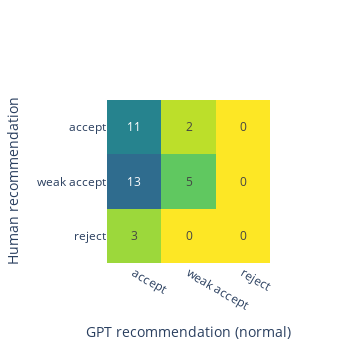
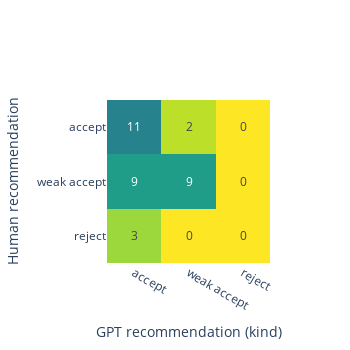
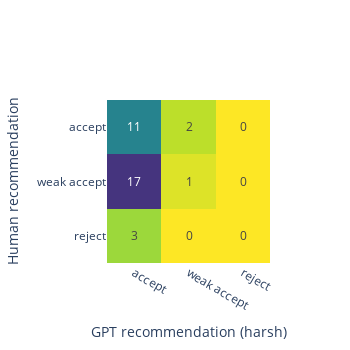

The cell these charts' notebook holds for them, in order:
### Code cell
# heatmap
for tone in ['normal', 'kind', 'harsh']:
    fig = go.Figure()
    t = df_recom.groupby(['human_recommendation', f'gpt_{tone}']).agg({'number': 'count'}).reset_index()
    t = t.pivot(index='human_recommendation', columns=f'gpt_{tone}', values='number').fillna(0)
    t['reject'] = 0
    # reorder row index
    sorter = ['accept', 'weak accept', 'reject']
    t = t.reindex(sorter).loc[sorter]
    fig.add_trace(go.Heatmap(z=t.values, x=t.columns, y=t.index, colorscale='Viridis_r', zmin=0, zmax=20, text=t.values, texttemplate="%{text}", showscale=False))
    fig.update_layout(xaxis_title=f'GPT recommendation ({tone})', yaxis_title='Human recommendation', template='plotly_white', width=350, height=350)
    # reverse y axis
    fig.update_yaxes(autorange="reversed")
    fig.show()

### Figure 1 — Plotly figure (JSON) as saved in the notebook; plotly's stock layout.template omitted (floating-point values rounded to 4 significant figures)
{"data": [{"colorscale": [[0, "#fde725"], [0.1111, "#b5de2b"], [0.2222, "#6ece58"], [0.3333, "#35b779"], [0.4444, "#1f9e89"], [0.5556, "#26828e"], [0.6667, "#31688e"], [0.7778, "#3e4989"], [0.8889, "#482878"], [1, "#440154"]], "showscale": false, "text": [[11, 2, 0], [13, 5, 0], [3, 0, 0]], "texttemplate": "%{text}", "type": "heatmap", "x": ["accept", "weak accept", "reject"], "y": ["accept", "weak accept", "reject"], "z": [[11, 2, 0], [13, 5, 0], [3, 0, 0]], "zmax": 20, "zmin": 0}], "layout": {"height": 350, "width": 350, "xaxis": {"title": {"text": "GPT recommendation (normal)"}}, "yaxis": {"autorange": "reversed", "title": {"text": "Human recommendation"}}}}

### Figure 2 — Plotly figure (JSON) as saved in the notebook; plotly's stock layout.template omitted (floating-point values rounded to 4 significant figures)
{"data": [{"colorscale": [[0, "#fde725"], [0.1111, "#b5de2b"], [0.2222, "#6ece58"], [0.3333, "#35b779"], [0.4444, "#1f9e89"], [0.5556, "#26828e"], [0.6667, "#31688e"], [0.7778, "#3e4989"], [0.8889, "#482878"], [1, "#440154"]], "showscale": false, "text": [[11, 2, 0], [9, 9, 0], [3, 0, 0]], "texttemplate": "%{text}", "type": "heatmap", "x": ["accept", "weak accept", "reject"], "y": ["accept", "weak accept", "reject"], "z": [[11, 2, 0], [9, 9, 0], [3, 0, 0]], "zmax": 20, "zmin": 0}], "layout": {"height": 350, "width": 350, "xaxis": {"title": {"text": "GPT recommendation (kind)"}}, "yaxis": {"autorange": "reversed", "title": {"text": "Human recommendation"}}}}

### Figure 3 — Plotly figure (JSON) as saved in the notebook; plotly's stock layout.template omitted (floating-point values rounded to 4 significant figures)
{"data": [{"colorscale": [[0, "#fde725"], [0.1111, "#b5de2b"], [0.2222, "#6ece58"], [0.3333, "#35b779"], [0.4444, "#1f9e89"], [0.5556, "#26828e"], [0.6667, "#31688e"], [0.7778, "#3e4989"], [0.8889, "#482878"], [1, "#440154"]], "showscale": false, "text": [[11, 2, 0], [17, 1, 0], [3, 0, 0]], "texttemplate": "%{text}", "type": "heatmap", "x": ["accept", "weak accept", "reject"], "y": ["accept", "weak accept", "reject"], "z": [[11, 2, 0], [17, 1, 0], [3, 0, 0]], "zmax": 20, "zmin": 0}], "layout": {"height": 350, "width": 350, "xaxis": {"title": {"text": "GPT recommendation (harsh)"}}, "yaxis": {"autorange": "reversed", "title": {"text": "Human recommendation"}}}}
